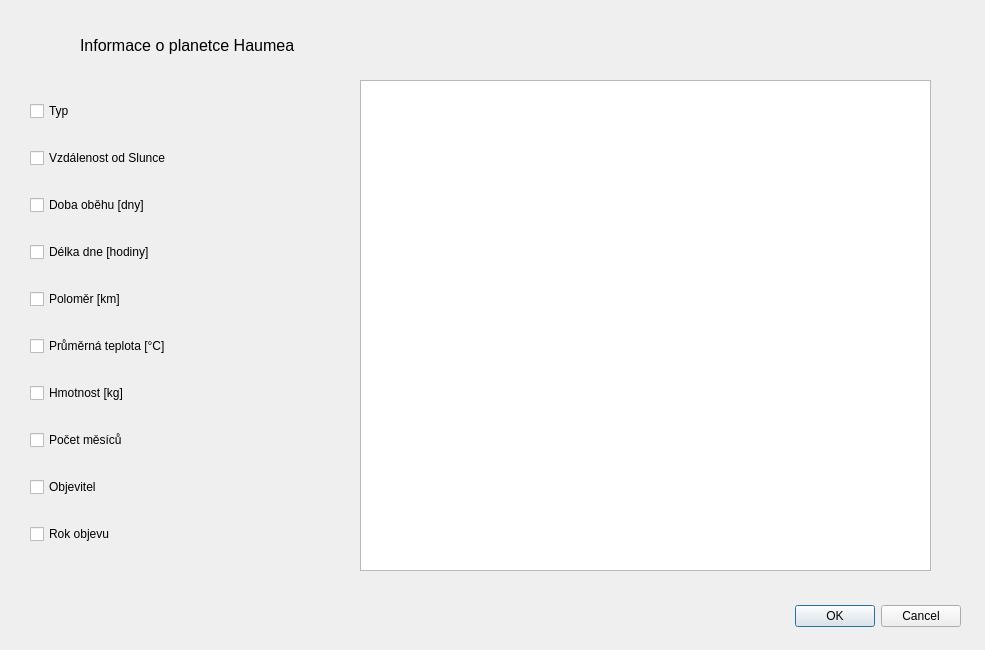
<?xml version="1.0" encoding="UTF-8"?>
<ui version="4.0">
 <class>DialogHaumea</class>
 <widget class="QDialog" name="DialogHaumea">
  <property name="geometry">
   <rect>
    <x>0</x>
    <y>0</y>
    <width>985</width>
    <height>650</height>
   </rect>
  </property>
  <property name="windowTitle">
   <string>Dialog</string>
  </property>
  <widget class="QDialogButtonBox" name="buttonBox">
   <property name="geometry">
    <rect>
     <x>620</x>
     <y>600</y>
     <width>341</width>
     <height>32</height>
    </rect>
   </property>
   <property name="orientation">
    <enum>Qt::Horizontal</enum>
   </property>
   <property name="standardButtons">
    <set>QDialogButtonBox::Cancel|QDialogButtonBox::Ok</set>
   </property>
  </widget>
  <widget class="QTableView" name="tableViewHaumea">
   <property name="geometry">
    <rect>
     <x>360</x>
     <y>80</y>
     <width>571</width>
     <height>491</height>
    </rect>
   </property>
  </widget>
  <widget class="QWidget" name="verticalLayoutWidget">
   <property name="geometry">
    <rect>
     <x>30</x>
     <y>80</y>
     <width>301</width>
     <height>491</height>
    </rect>
   </property>
   <layout class="QVBoxLayout" name="verticalLayout">
    <item>
     <widget class="QCheckBox" name="checkBox_2">
      <property name="text">
       <string>Typ</string>
      </property>
     </widget>
    </item>
    <item>
     <widget class="QCheckBox" name="checkBox_4">
      <property name="text">
       <string>Vzdálenost od Slunce</string>
      </property>
     </widget>
    </item>
    <item>
     <widget class="QCheckBox" name="checkBox_5">
      <property name="text">
       <string>Doba oběhu [dny]</string>
      </property>
     </widget>
    </item>
    <item>
     <widget class="QCheckBox" name="checkBox_8">
      <property name="text">
       <string>Délka dne [hodiny]</string>
      </property>
     </widget>
    </item>
    <item>
     <widget class="QCheckBox" name="checkBox_9">
      <property name="text">
       <string>Poloměr [km]</string>
      </property>
     </widget>
    </item>
    <item>
     <widget class="QCheckBox" name="checkBox_7">
      <property name="text">
       <string>Průměrná teplota [°C]</string>
      </property>
     </widget>
    </item>
    <item>
     <widget class="QCheckBox" name="checkBox_10">
      <property name="text">
       <string>Hmotnost [kg]</string>
      </property>
     </widget>
    </item>
    <item>
     <widget class="QCheckBox" name="checkBox_6">
      <property name="text">
       <string>Počet měsíců</string>
      </property>
     </widget>
    </item>
    <item>
     <widget class="QCheckBox" name="checkBox_3">
      <property name="text">
       <string>Objevitel</string>
      </property>
     </widget>
    </item>
    <item>
     <widget class="QCheckBox" name="checkBox">
      <property name="text">
       <string>Rok objevu</string>
      </property>
     </widget>
    </item>
   </layout>
  </widget>
  <widget class="QLabel" name="label">
   <property name="geometry">
    <rect>
     <x>80</x>
     <y>30</y>
     <width>291</width>
     <height>31</height>
    </rect>
   </property>
   <property name="text">
    <string>&lt;html&gt;&lt;head/&gt;&lt;body&gt;&lt;p&gt;&lt;span style=&quot; font-size:12pt;&quot;&gt;Informace o planetce Haumea&lt;/span&gt;&lt;/p&gt;&lt;/body&gt;&lt;/html&gt;</string>
   </property>
  </widget>
 </widget>
 <resources/>
 <connections>
  <connection>
   <sender>buttonBox</sender>
   <signal>accepted()</signal>
   <receiver>DialogHaumea</receiver>
   <slot>accept()</slot>
   <hints>
    <hint type="sourcelabel">
     <x>248</x>
     <y>254</y>
    </hint>
    <hint type="destinationlabel">
     <x>157</x>
     <y>274</y>
    </hint>
   </hints>
  </connection>
  <connection>
   <sender>buttonBox</sender>
   <signal>rejected()</signal>
   <receiver>DialogHaumea</receiver>
   <slot>reject()</slot>
   <hints>
    <hint type="sourcelabel">
     <x>316</x>
     <y>260</y>
    </hint>
    <hint type="destinationlabel">
     <x>286</x>
     <y>274</y>
    </hint>
   </hints>
  </connection>
 </connections>
</ui>
